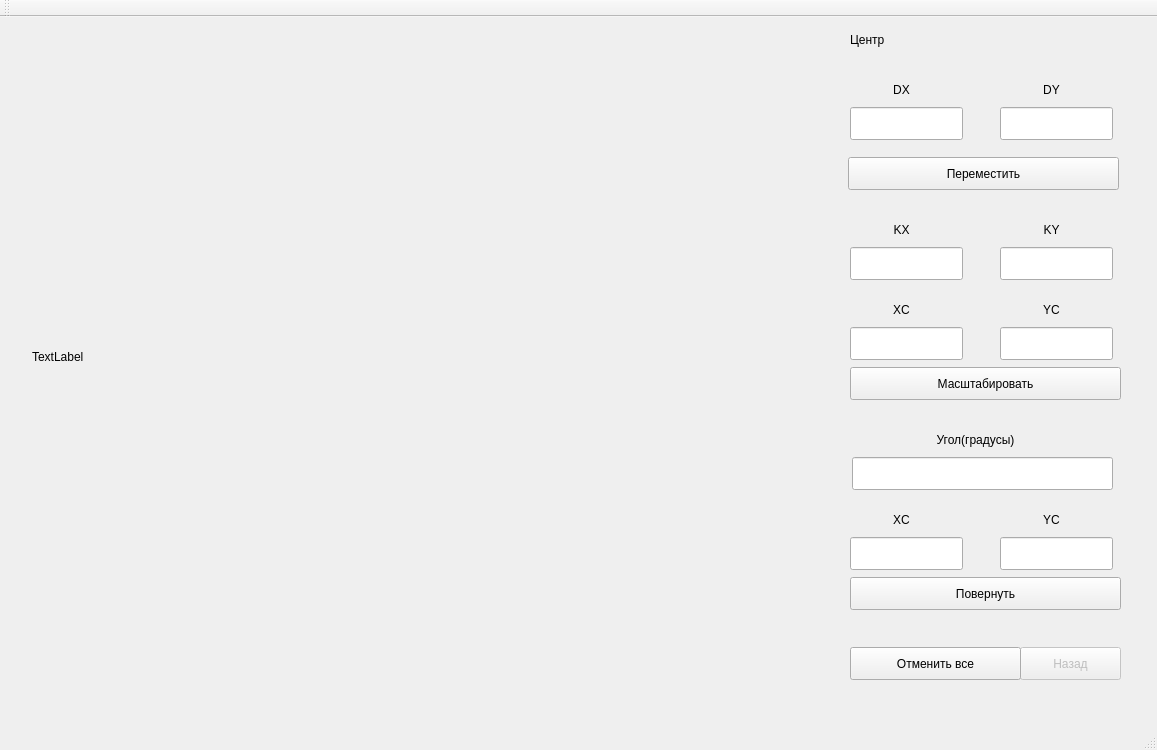
<?xml version="1.0" encoding="UTF-8"?>
<ui version="4.0">
 <class>MainWindow</class>
 <widget class="QMainWindow" name="MainWindow">
  <property name="geometry">
   <rect>
    <x>0</x>
    <y>0</y>
    <width>1157</width>
    <height>750</height>
   </rect>
  </property>
  <property name="windowTitle">
   <string>MainWindow</string>
  </property>
  <widget class="QWidget" name="centralWidget">
   <widget class="QLabel" name="label">
    <property name="geometry">
     <rect>
      <x>32</x>
      <y>24</y>
      <width>801</width>
      <height>631</height>
     </rect>
    </property>
    <property name="text">
     <string>TextLabel</string>
    </property>
   </widget>
   <widget class="QLineEdit" name="dxEdit">
    <property name="geometry">
     <rect>
      <x>850</x>
      <y>90</y>
      <width>113</width>
      <height>33</height>
     </rect>
    </property>
   </widget>
   <widget class="QLineEdit" name="dyEdit">
    <property name="geometry">
     <rect>
      <x>1000</x>
      <y>90</y>
      <width>113</width>
      <height>33</height>
     </rect>
    </property>
   </widget>
   <widget class="QPushButton" name="moveButton">
    <property name="geometry">
     <rect>
      <x>848</x>
      <y>140</y>
      <width>271</width>
      <height>33</height>
     </rect>
    </property>
    <property name="text">
     <string>Переместить</string>
    </property>
   </widget>
   <widget class="QLabel" name="dxLabel">
    <property name="geometry">
     <rect>
      <x>850</x>
      <y>60</y>
      <width>103</width>
      <height>25</height>
     </rect>
    </property>
    <property name="layoutDirection">
     <enum>Qt::LeftToRight</enum>
    </property>
    <property name="text">
     <string>DX</string>
    </property>
    <property name="alignment">
     <set>Qt::AlignCenter</set>
    </property>
   </widget>
   <widget class="QLabel" name="dyLabel">
    <property name="geometry">
     <rect>
      <x>1000</x>
      <y>60</y>
      <width>103</width>
      <height>25</height>
     </rect>
    </property>
    <property name="layoutDirection">
     <enum>Qt::LeftToRight</enum>
    </property>
    <property name="text">
     <string>DY</string>
    </property>
    <property name="alignment">
     <set>Qt::AlignCenter</set>
    </property>
   </widget>
   <widget class="QLabel" name="kyLabel">
    <property name="geometry">
     <rect>
      <x>1000</x>
      <y>200</y>
      <width>103</width>
      <height>25</height>
     </rect>
    </property>
    <property name="layoutDirection">
     <enum>Qt::LeftToRight</enum>
    </property>
    <property name="text">
     <string>KY</string>
    </property>
    <property name="alignment">
     <set>Qt::AlignCenter</set>
    </property>
   </widget>
   <widget class="QLineEdit" name="kxEdit">
    <property name="geometry">
     <rect>
      <x>850</x>
      <y>230</y>
      <width>113</width>
      <height>33</height>
     </rect>
    </property>
   </widget>
   <widget class="QLineEdit" name="kyEdit">
    <property name="geometry">
     <rect>
      <x>1000</x>
      <y>230</y>
      <width>113</width>
      <height>33</height>
     </rect>
    </property>
   </widget>
   <widget class="QPushButton" name="scaleButton">
    <property name="geometry">
     <rect>
      <x>850</x>
      <y>350</y>
      <width>271</width>
      <height>33</height>
     </rect>
    </property>
    <property name="text">
     <string>Масштабировать</string>
    </property>
   </widget>
   <widget class="QLabel" name="kxLabel">
    <property name="geometry">
     <rect>
      <x>850</x>
      <y>200</y>
      <width>103</width>
      <height>25</height>
     </rect>
    </property>
    <property name="layoutDirection">
     <enum>Qt::LeftToRight</enum>
    </property>
    <property name="text">
     <string>KX</string>
    </property>
    <property name="alignment">
     <set>Qt::AlignCenter</set>
    </property>
   </widget>
   <widget class="QLineEdit" name="xcScaleEdit">
    <property name="geometry">
     <rect>
      <x>850</x>
      <y>310</y>
      <width>113</width>
      <height>33</height>
     </rect>
    </property>
   </widget>
   <widget class="QLineEdit" name="ycScaleEdit">
    <property name="geometry">
     <rect>
      <x>1000</x>
      <y>310</y>
      <width>113</width>
      <height>33</height>
     </rect>
    </property>
   </widget>
   <widget class="QLabel" name="xcScaleLabel">
    <property name="geometry">
     <rect>
      <x>850</x>
      <y>280</y>
      <width>103</width>
      <height>25</height>
     </rect>
    </property>
    <property name="layoutDirection">
     <enum>Qt::LeftToRight</enum>
    </property>
    <property name="text">
     <string>XC</string>
    </property>
    <property name="alignment">
     <set>Qt::AlignCenter</set>
    </property>
   </widget>
   <widget class="QLabel" name="ycScaleLabel">
    <property name="geometry">
     <rect>
      <x>1000</x>
      <y>280</y>
      <width>103</width>
      <height>25</height>
     </rect>
    </property>
    <property name="layoutDirection">
     <enum>Qt::LeftToRight</enum>
    </property>
    <property name="text">
     <string>YC</string>
    </property>
    <property name="alignment">
     <set>Qt::AlignCenter</set>
    </property>
   </widget>
   <widget class="QLineEdit" name="xcRotEdit">
    <property name="geometry">
     <rect>
      <x>850</x>
      <y>520</y>
      <width>113</width>
      <height>33</height>
     </rect>
    </property>
   </widget>
   <widget class="QLineEdit" name="ycRotEdit">
    <property name="geometry">
     <rect>
      <x>1000</x>
      <y>520</y>
      <width>113</width>
      <height>33</height>
     </rect>
    </property>
   </widget>
   <widget class="QPushButton" name="rotateButton">
    <property name="geometry">
     <rect>
      <x>850</x>
      <y>560</y>
      <width>271</width>
      <height>33</height>
     </rect>
    </property>
    <property name="text">
     <string>Повернуть</string>
    </property>
   </widget>
   <widget class="QLabel" name="ycRotLabel">
    <property name="geometry">
     <rect>
      <x>1000</x>
      <y>490</y>
      <width>103</width>
      <height>25</height>
     </rect>
    </property>
    <property name="layoutDirection">
     <enum>Qt::LeftToRight</enum>
    </property>
    <property name="text">
     <string>YC</string>
    </property>
    <property name="alignment">
     <set>Qt::AlignCenter</set>
    </property>
   </widget>
   <widget class="QLineEdit" name="angleEdit">
    <property name="geometry">
     <rect>
      <x>852</x>
      <y>440</y>
      <width>261</width>
      <height>33</height>
     </rect>
    </property>
   </widget>
   <widget class="QLabel" name="xcRotLabel">
    <property name="geometry">
     <rect>
      <x>850</x>
      <y>490</y>
      <width>103</width>
      <height>25</height>
     </rect>
    </property>
    <property name="layoutDirection">
     <enum>Qt::LeftToRight</enum>
    </property>
    <property name="text">
     <string>XC</string>
    </property>
    <property name="alignment">
     <set>Qt::AlignCenter</set>
    </property>
   </widget>
   <widget class="QLabel" name="angleLabel">
    <property name="geometry">
     <rect>
      <x>860</x>
      <y>410</y>
      <width>231</width>
      <height>25</height>
     </rect>
    </property>
    <property name="layoutDirection">
     <enum>Qt::LeftToRight</enum>
    </property>
    <property name="text">
     <string>Угол(градусы)</string>
    </property>
    <property name="alignment">
     <set>Qt::AlignCenter</set>
    </property>
   </widget>
   <widget class="QPushButton" name="backButton">
    <property name="enabled">
     <bool>false</bool>
    </property>
    <property name="geometry">
     <rect>
      <x>1020</x>
      <y>630</y>
      <width>101</width>
      <height>33</height>
     </rect>
    </property>
    <property name="text">
     <string>Назад</string>
    </property>
   </widget>
   <widget class="QPushButton" name="cancelAllButton">
    <property name="geometry">
     <rect>
      <x>850</x>
      <y>630</y>
      <width>171</width>
      <height>33</height>
     </rect>
    </property>
    <property name="text">
     <string>Отменить все</string>
    </property>
   </widget>
   <widget class="QLabel" name="centerLabel">
    <property name="geometry">
     <rect>
      <x>850</x>
      <y>10</y>
      <width>301</width>
      <height>25</height>
     </rect>
    </property>
    <property name="text">
     <string>Центр</string>
    </property>
   </widget>
  </widget>
  <widget class="QMenuBar" name="menuBar">
   <property name="geometry">
    <rect>
     <x>0</x>
     <y>0</y>
     <width>1157</width>
     <height>30</height>
    </rect>
   </property>
  </widget>
  <widget class="QToolBar" name="mainToolBar">
   <attribute name="toolBarArea">
    <enum>TopToolBarArea</enum>
   </attribute>
   <attribute name="toolBarBreak">
    <bool>false</bool>
   </attribute>
  </widget>
  <widget class="QStatusBar" name="statusBar"/>
 </widget>
 <layoutdefault spacing="6" margin="11"/>
 <resources/>
 <connections/>
</ui>
